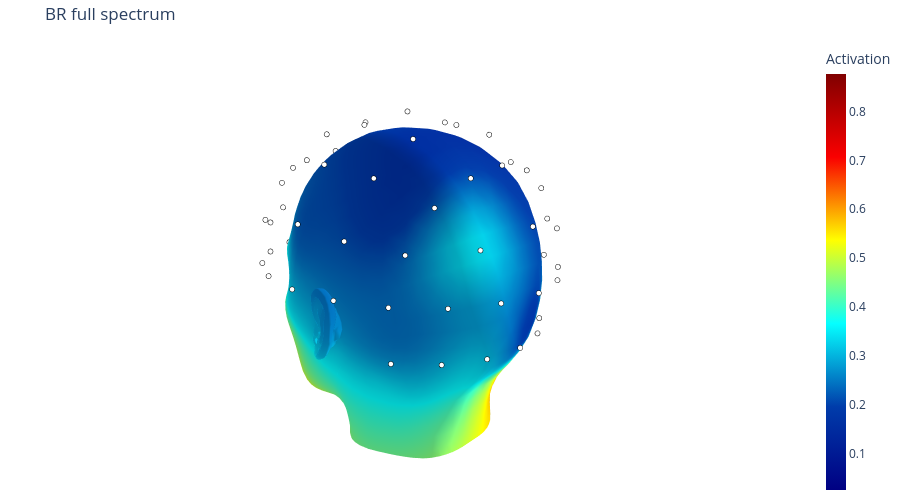

This figure's notebook cell:
### Code cell
importlib.reload(cf)
midpoint = 1+((br_data.shape[0])//2)
# FP.showmesummaryplot(odd_data,odd_meta_data)
cf.showme3DTopomapnewmesh(br_data[midpoint,:,],br_meta_data,"BR full spectrum")

### Figure 1 — Plotly figure (JSON) as saved in the notebook; plotly's stock layout.template omitted (floating-point values rounded to 4 significant figures; data arrays with more than 128 entries replaced by an {"elided": "..."} marker saying what was removed)
{"data": [{"colorbar": {"thickness": 20, "title": {"text": "Activation"}}, "colorscale": [[0, "rgb(0,0,131)"], [0.2, "rgb(0,60,170)"], [0.4, "rgb(5,255,255)"], [0.6, "rgb(255,255,0)"], [0.8, "rgb(250,0,0)"], [1, "rgb(128,0,0)"]], "i": {"elided": "10616 int values"}, "intensity": {"elided": "5500 float values"}, "j": {"elided": "10616 int values"}, "k": {"elided": "10616 int values"}, "name": "Head Surface", "opacity": 1, "showscale": true, "type": "mesh3d", "x": {"elided": "5500 float values"}, "y": {"elided": "5500 float values"}, "z": {"elided": "5500 float values"}}, {"marker": {"color": "white", "line": {"color": "black", "width": 1}, "size": 3}, "mode": "markers", "name": "Electrodes", "type": "scatter3d", "x": [-127.3, -241.5, -167.1, -118.2, -224.3, -299.9, -332.6, -391.0, -365.3, -278.3, -154.3, -160.9, -296.0, -384.0, -411.1, -391.0, -365.3, -278.3, -154.4, -118.2, -224.3, -299.9, -332.8, -301.6, -241.5, -167.2, -127.2, -0.2088, -0.2088, -0.2088, -0.2088, -0.2088, -0.2088, 126.8, 241.3, 166.8, -0.2088, -0.2088, 117.8, 223.9, 299.5, 332.2, 390.6, 364.8, 277.9, 153.8, -0.2088, -0.2088, 160.4, 295.5, 383.6, 410.7, 390.6, 364.8, 277.9, 153.8, 117.8, 223.9, 299.5, 332.2, 301.2, 241.3, 166.8, 126.8, -115.4, 114.9, -219.2, 218.8, -0.2088, -0.2088], "y": [-254.8, -190.8, -218.9, -146.1, -129.3, -111.6, -90.62, 35.38, 20.9, 12.4, 5.581, 175.0, 175.0, 175.0, 175.0, 314.7, 329.2, 337.7, 344.6, 496.1, 479.4, 461.8, 440.5, 416.1, 540.9, 569.0, 604.9, 584.8, 626.8, 597.5, 500.2, 351.9, -276.8, -254.8, -190.6, -219.0, -247.4, -150.1, -146.2, -129.3, -111.6, -90.62, 35.38, 20.9, 12.4, 5.581, -1.786, 175.0, 175.0, 175.0, 175.0, 175.0, 314.7, 329.2, 337.7, 344.5, 496.3, 479.4, 461.6, 440.7, 416.0, 540.7, 569.0, 604.9, 564.9, 564.9, 506.6, 506.6, 175.0, 175.0], "z": [155.2, 155.2, 283.0, 433.9, 375.1, 275.9, 155.2, 155.2, 296.6, 433.8, 518.2, 548.0, 455.1, 316.8, 155.2, 155.2, 296.6, 433.8, 518.2, 433.9, 375.1, 276.0, 155.2, -4.405, 155.2, 282.8, 155.2, -4.248, 155.2, 316.8, 455.1, 548.0, 155.2, 155.2, 155.2, 282.8, 316.8, 455.1, 433.8, 375.1, 275.9, 155.2, 155.2, 296.6, 433.8, 518.2, 548.0, 580.6, 548.0, 455.1, 316.8, 155.2, 155.2, 296.6, 433.8, 518.2, 433.8, 375.1, 275.9, 155.2, -4.248, 155.2, 282.8, 155.2, -4.248, -4.248, -4.248, -4.248, 169.5, 169.5]}], "layout": {"height": 500, "margin": {"b": 0, "l": 0, "r": 0, "t": 40}, "scene": {"aspectmode": "data", "camera": {"eye": {"x": 1.2, "y": 1.2, "z": 0.5}}, "xaxis": {"visible": false}, "yaxis": {"visible": false}, "zaxis": {"visible": false}}, "title": {"text": "BR full spectrum"}}}
